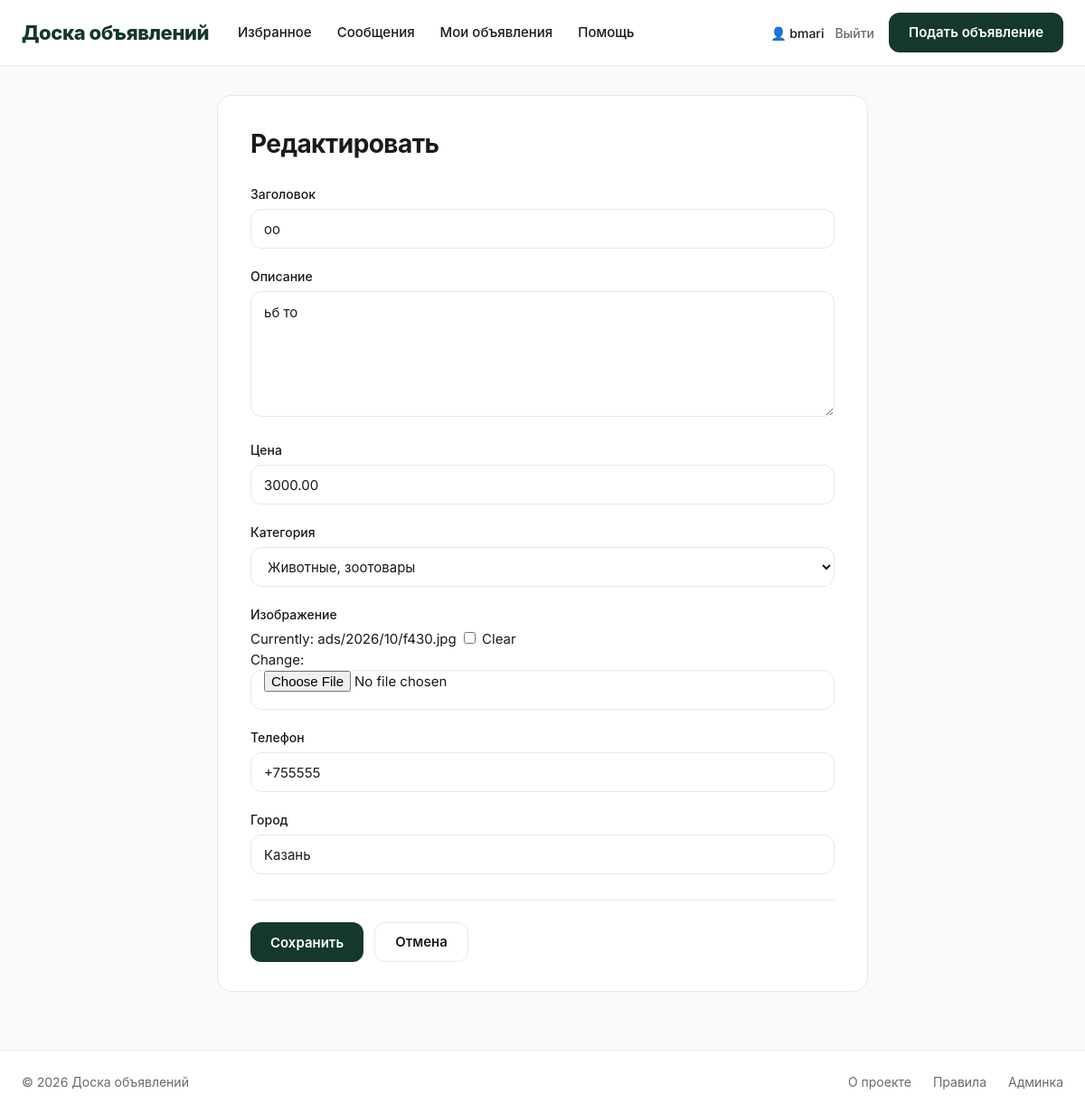
Screenshot of /ad/оо/edit/ (signed in) with the database file from the repository.
### ads/models.py (models this page shows, shortened)
class Ad(models.Model):
    STATUS_CHOICES = [
        ('draft', 'Черновик'),
        ('published', 'Опубликовано'),
        ('archived', 'В архиве'),
    ]
    title = models.CharField('Заголовок', max_length=200)
    slug = models.SlugField('URL', max_length=220, unique=True, blank=True, allow_unicode=True)
    description = models.TextField('Описание')
    price = models.DecimalField('Цена', max_digits=12, decimal_places=2)
    image = models.ImageField('Изображение', upload_to='ads/%Y/%m/', blank=True, null=True)
    category = models.ForeignKey(
        Category, on_delete=models.SET_NULL, null=True, blank=True,
        related_name='ads', verbose_name='Категория'
    )
    author = models.ForeignKey(
        User, on_delete=models.CASCADE, related_name='ads', verbose_name='Автор'
    )
    phone = models.CharField('Телефон', max_length=20)
    city = models.CharField('Город', max_length=100)
    status = models.CharField('Статус', max_length=20, choices=STATUS_CHOICES, default='published')
    is_moderated = models.BooleanField('Проверено модератором', default=False)
    views = models.PositiveIntegerField('Просмотры', default=0)
    created_at = models.DateTimeField('Создано', auto_now_add=True)
    updated_at = models.DateTimeField('Обновлено', auto_now=True)
    objects = AdQuerySet.as_manager()
    class Meta:
        verbose_name = 'Объявление'
        verbose_name_plural = 'Объявления'
        ordering = ['-created_at']
        indexes = [
            models.Index(fields=['-created_at']),
            models.Index(fields=['status', 'is_moderated']),
        ]

### ads/views.py (the view)
# urls.py: path('ad/<str:slug>/edit/', views.ad_edit, name='ad_edit'),
@login_required
def ad_edit(request, slug):
    ad = get_object_or_404(Ad, slug=slug, author=request.user)
    if request.method == 'POST':
        form = AdForm(request.POST, request.FILES, instance=ad)
        if form.is_valid():
            ad = form.save(commit=False)
            ad.is_moderated = False
            ad.save()
            messages.success(request, 'Объявление обновлено и отправлено на модерацию')
            return redirect('ads:my_ads')
    else:
        form = AdForm(instance=ad)
    return render(request, 'ads/ad_form.html', {
        'form': form,
        'title': 'Редактировать',
    })

### ads/forms.py (shortened to what this page needs)
class AdForm(forms.ModelForm):
    MAX_IMAGE_SIZE = 5 * 1024 * 1024
    class Meta:
        model = Ad
        fields = ('title', 'description', 'price', 'category', 'image', 'phone', 'city')
        widgets = {
            'title': forms.TextInput(attrs={'class': 'form-control'}),
            'description': forms.Textarea(attrs={'class': 'form-control', 'rows': 5}),
            'price': forms.NumberInput(attrs={'class': 'form-control', 'step': '0.01', 'min': 0}),
            'category': forms.Select(attrs={'class': 'form-select'}),
            'image': forms.ClearableFileInput(attrs={
                'class': 'form-control',
                'accept': 'image/*',
            }),
            'phone': forms.TextInput(attrs={'class': 'form-control', 'placeholder': '+7...'}),
            'city': forms.TextInput(attrs={'class': 'form-control'}),
        }

### ads/context_processors.py (called while the page is built)
def counters(request):
    if not request.user.is_authenticated:
        return {}
    return {
        'favorites_count': Favorite.objects.filter(user=request.user).count(),
        'unread_messages_count': Message.objects.filter(
            recipient=request.user, is_read=False
        ).count(),
    }

### ads/models.py (called while the page is built)
    def __str__(self):
        return self.name

### templates/ads/ad_form.html (shortened to what this page needs)
{% extends 'base.html' %}
{% block content %}
<div class="container">
    <div class="form-page">
        <div class="form-card">
            <h1>{{ title }}</h1>
            <form method="post" enctype="multipart/form-data">
                {% for field in form %}
                    <div class="form-row">
                        <label class="form-label" for="{{ field.id_for_label }}">{{ field.label }}</label>
                        {{ field }}
                    </div>
                {% endfor %}
                <div class="form-actions">
                    <button type="submit" class="btn-primary">Сохранить</button>
                    <a href="{% url 'ads:my_ads' %}" class="btn-secondary">Отмена</a>
                </div>
            </form>
        </div>
    </div>
</div>
{% endblock %}

### templates/base.html (shortened to what this page needs)
{% load static %}
<!DOCTYPE html>
<html lang="ru">
<head>
    <link rel="stylesheet" href="{% static 'css/style.css' %}">
</head>
<body>
<header class="site-header">
    <div class="header-inner">
        <a href="{% url 'ads:ad_list' %}" class="logo">
            <span class="logo-text">Доска объявлений</span>
        </a>
        <nav class="main-nav">
            {% if user.is_authenticated %}
                <a href="{% url 'ads:favorites' %}" class="nav-link">
                    Избранное
                </a>
                <a href="{% url 'ads:messages' %}" class="nav-link">
                    Сообщения
                </a>
                <a href="{% url 'ads:my_ads' %}" class="nav-link">Мои объявления</a>
            {% endif %}
            <a href="#" class="nav-link">Помощь</a>
        </nav>
        <div class="header-actions">
            {% if user.is_authenticated %}
                <div class="user-menu">
                    <span class="user-name">👤 {{ user.username }}</span>
                    <a href="{% url 'ads:logout' %}" class="link-quiet">Выйти</a>
                </div>
                <a href="{% url 'ads:ad_create' %}" class="btn-primary">
                    Подать объявление
                </a>
            {% else %}
                <a href="{% url 'ads:login' %}" class="link-quiet">Вход</a>
                <a href="{% url 'ads:ad_create' %}" class="btn-primary">
                    Подать объявление
                </a>
            {% endif %}
        </div>
    </div>
</header>
<main>
    {% block content %}{% endblock %}
</main>
<footer class="site-footer">
    <div class="container footer-inner">
        <div>© {% now "Y" %} Доска объявлений</div>
        <div class="footer-links">
            <a href="#">О проекте</a>
            <a href="#">Правила</a>
            {% if user.is_staff %}
                <a href="/admin/">Админка</a>
            {% endif %}
        </div>
    </div>
</footer>
</body>
</html>

### static/css/style.css (style rules this page uses)
:root { --green-900: #14382b; --green-800: #1a4635; --green-700: #1f5540; --green-600: #26694f; --green-500: #2e7d5f; --green-50: #eef4f0; --bg: #fafaf8; --surface: #ffffff; --line: #e8e8e4; --text: #1a1a1a; --text-2: #6b6b6b; --text-3: #9a9a9a; --radius-sm: 8px; --radius: 12px; --radius-lg: 16px; --radius-xl: 20px; --shadow-sm: 0 1px 2px rgba(20,56,43,.04); --shadow: 0 2px 12px rgba(20,56,43,.06); --shadow-lg: 0 8px 28px rgba(20,56,43,.10); --font: 'Inter', -apple-system, BlinkMacSystemFont, 'Segoe UI', sans-serif; }
*, *::before, *::after { box-sizing: border-box; }
html, body { margin: 0; padding: 0; font-family: var(--font); background: var(--bg); color: var(--text); font-size: 15px; line-height: 1.5; -webkit-font-smoothing: antialiased; }
a { color: inherit; text-decoration: none; }
.container { max-width: 1240px; margin: 0 auto; padding: 0 24px; }
.site-header { background: var(--surface); border-bottom: 1px solid var(--line); position: sticky; top: 0; z-index: 100; }
.header-inner { max-width: 1240px; margin: 0 auto; padding: 14px 24px; display: flex; align-items: center; gap: 32px; }
.logo { display: flex; align-items: center; gap: 10px; font-weight: 800; font-size: 22px; color: var(--green-900); letter-spacing: -.02em; }
.main-nav { display: flex; gap: 28px; flex: 1; }
.nav-link { color: var(--text); font-weight: 500; font-size: 15px; transition: color .15s; display: inline-flex; align-items: center; gap: 6px; }
.header-actions { display: flex; align-items: center; gap: 16px; }
.link-quiet { color: var(--text-2); font-weight: 500; transition: color .15s; }
.user-menu { display: flex; align-items: center; gap: 12px; font-size: 14px; }
.user-name { color: var(--text); font-weight: 500; }
.btn-primary { display: inline-flex; align-items: center; justify-content: center; height: 44px; padding: 0 22px; background: var(--green-900); color: #fff !important; border: none; border-radius: var(--radius); font-family: var(--font); font-weight: 600; font-size: 15px; cursor: pointer; transition: background .15s, transform .1s; }
.btn-secondary { display: inline-flex; align-items: center; justify-content: center; height: 44px; padding: 0 22px; background: var(--surface); color: var(--text); border: 1px solid var(--line); border-radius: var(--radius); font-family: var(--font); font-weight: 600; font-size: 15px; cursor: pointer; transition: all .15s; }
.site-footer { border-top: 1px solid var(--line); background: var(--surface); margin-top: 40px; padding: 24px 0; color: var(--text-2); font-size: 14px; }
.footer-inner { display: flex; justify-content: space-between; align-items: center; }
.footer-links { display: flex; gap: 24px; }
.form-page { max-width: 720px; margin: 32px auto 64px; }
.form-card { background: var(--surface); border: 1px solid var(--line); border-radius: var(--radius-lg); padding: 32px 36px; }
.form-card h1 { font-size: 28px; font-weight: 700; margin: 0 0 24px; letter-spacing: -.02em; }
.form-row { margin-bottom: 20px; }
.form-label { display: block; font-weight: 500; font-size: 14px; margin-bottom: 6px; color: var(--text); }
.form-control, .form-select, textarea.form-control { width: 100%; height: 44px; padding: 0 14px; border: 1px solid var(--line); border-radius: var(--radius); background: var(--surface); font-family: var(--font); font-size: 15px; color: var(--text); outline: none; transition: border-color .15s, box-shadow .15s; }
textarea.form-control { height: auto; padding: 12px 14px; resize: vertical; min-height: 120px; line-height: 1.5; }
.form-actions { display: flex; gap: 12px; margin-top: 28px; padding-top: 24px; border-top: 1px solid var(--line); }

### rows the page displays
Ad: form "оо" "ьб то" "3000.00" "Животные, зоотовары" "+755555" "Казань"

### other values shown
{{ user.username }} "bmari"
{{ title }} "Редактировать"
{{ field.label }} "Заголовок" "Описание" "Цена" "Категория" "Изображение" "Телефон" "Город"
